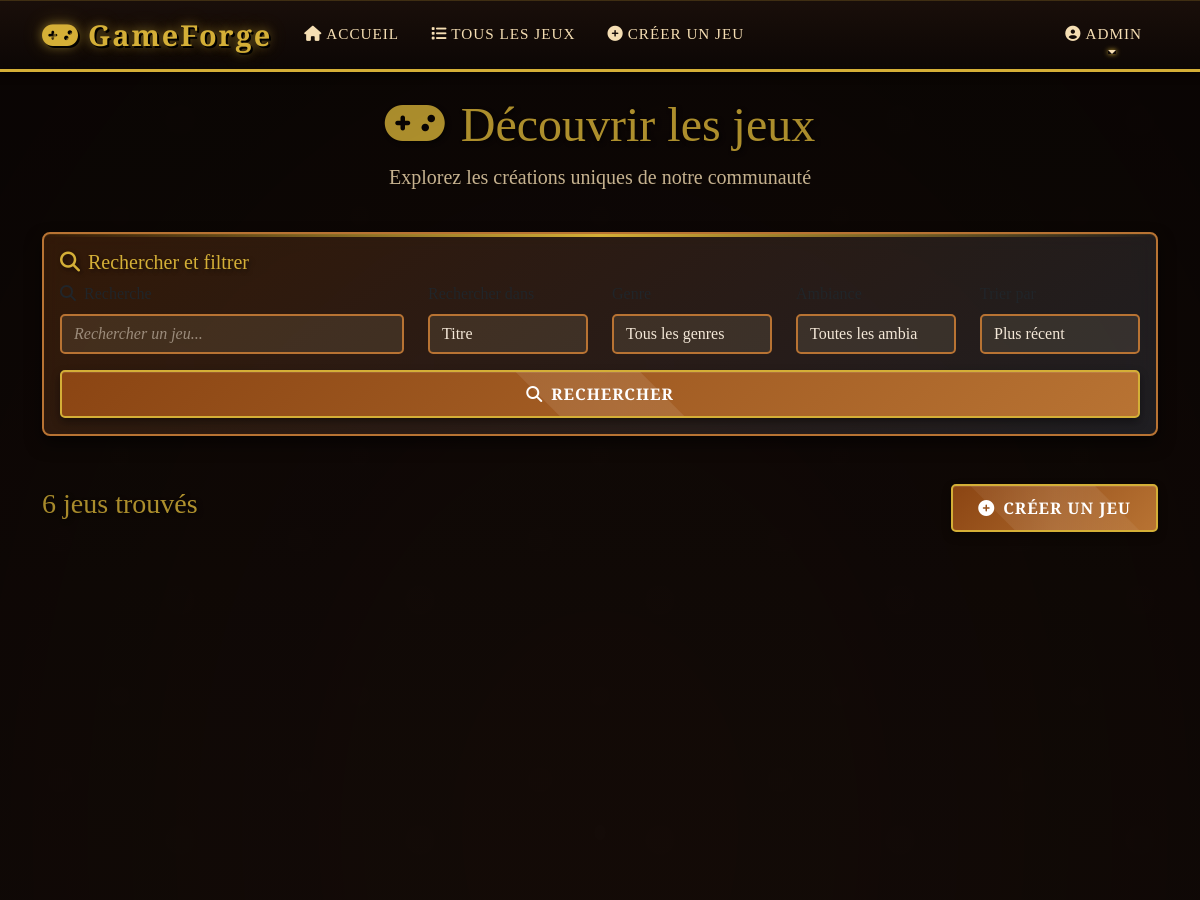
The page /games/ (signed in, upper part) on the database as committed earlier.
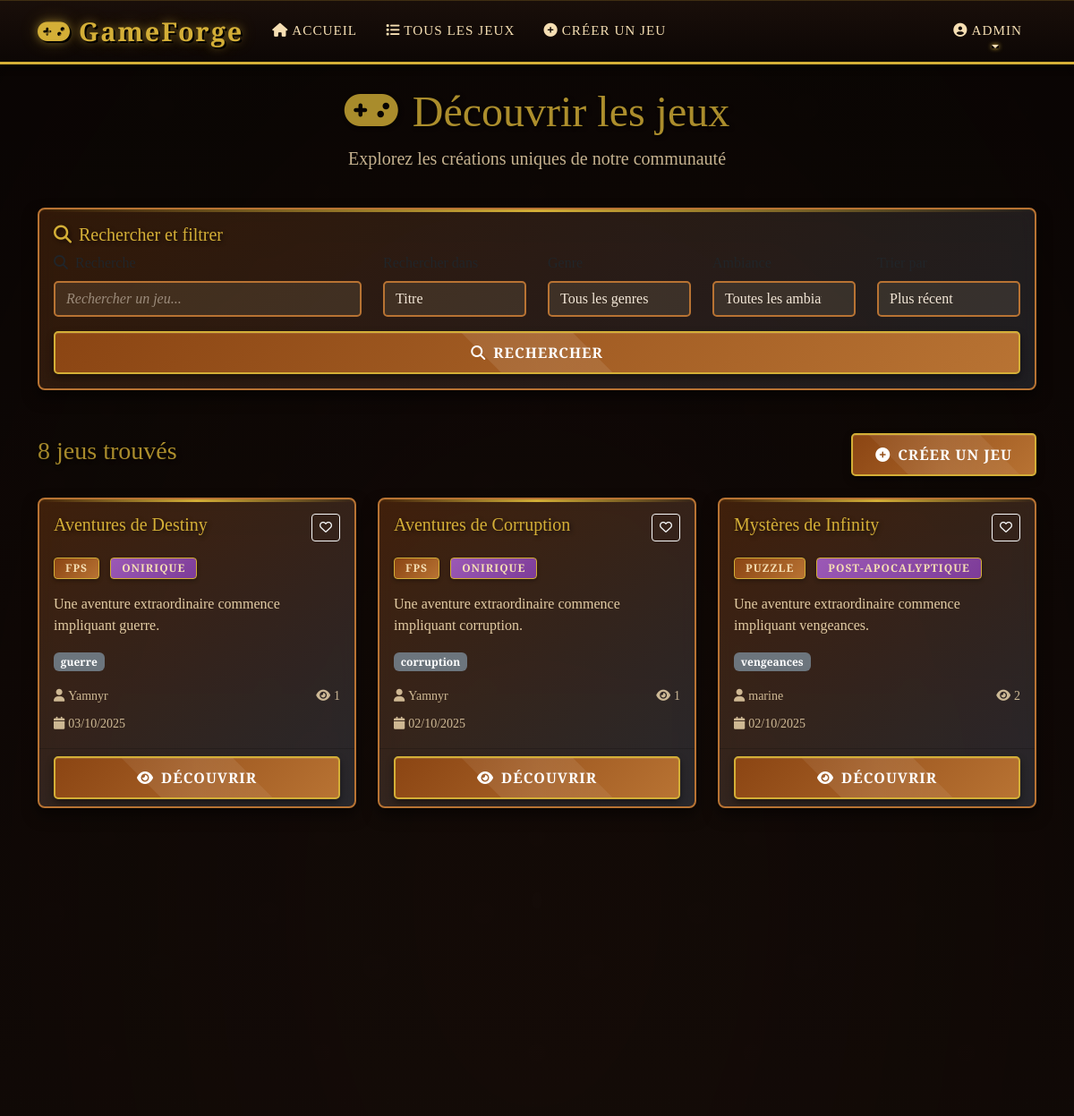
The same page on the database as committed later.
### games/models.py (models this page shows, shortened)
class Game(models.Model):
    GENRE_CHOICES = [
        ('RPG', 'RPG'),
        ('FPS', 'FPS'),
        ('METROIDVANIA', 'Metroidvania'),
        ('VISUAL_NOVEL', 'Visual Novel'),
        ('PLATFORMER', 'Platformer'),
        ('STRATEGY', 'Strategy'),
        ('PUZZLE', 'Puzzle'),
        ('ADVENTURE', 'Adventure'),
        ('SIMULATION', 'Simulation'),
        ('RACING', 'Racing'),
    ]
    AMBIANCE_CHOICES = [
        ('POST_APOCALYPTIC', 'Post-apocalyptique'),
        ('DREAMLIKE', 'Onirique'),
        ('CYBERPUNK', 'Cyberpunk'),
        ('DARK_FANTASY', 'Dark Fantasy'),
        ('MEDIEVAL', 'Médiéval'),
        ('SCI_FI', 'Science-Fiction'),
        ('HORROR', 'Horreur'),
        ('STEAMPUNK', 'Steampunk'),
        ('MODERN', 'Moderne'),
        ('FANTASY', 'Fantasy'),
    ]
    title = models.CharField(max_length=200, verbose_name="Titre du jeu")
    description = models.TextField(verbose_name="Description")
    creator = models.ForeignKey(User, on_delete=models.CASCADE, related_name='games')
    created_at = models.DateTimeField(default=timezone.now)
    updated_at = models.DateTimeField(auto_now=True)
    genre = models.CharField(max_length=20, choices=GENRE_CHOICES)
    ambiance = models.CharField(max_length=20, choices=AMBIANCE_CHOICES)
    keywords = models.TextField(help_text="Mots-clés séparés par des virgules")
    cultural_references = models.TextField(blank=True, help_text="Références culturelles (optionnel)")
    universe_description = models.TextField(blank=True, verbose_name="Description de l'univers")
    main_story = models.TextField(blank=True, verbose_name="Histoire principale")
    gameplay_mechanics = models.TextField(blank=True, verbose_name="Mécaniques de jeu")
    concept_art_character = models.ImageField(upload_to='concept_art/characters/', blank=True, null=True)
    concept_art_environment = models.ImageField(upload_to='concept_art/environments/', blank=True, null=True)
    is_public = models.BooleanField(default=True, verbose_name="Jeu public")
    views_count = models.PositiveIntegerField(default=0)
    class Meta:
        ordering = ['-created_at']
        verbose_name = "Jeu"
        verbose_name_plural = "Jeux"
    def get_keywords_list(self):
        return [keyword.strip() for keyword in self.keywords.split(',') if keyword.strip()]

### games/views.py (the view, shortened to what this page needs)
# urls.py: path('games/', views.GameListView.as_view(), name='game_list'),
class GameListView(ListView):
    model = Game
    template_name = 'games/game_list.html'
    context_object_name = 'games'
    paginate_by = 12
    def get_queryset(self):
        queryset = Game.objects.filter(is_public=True)
        form = GameSearchForm(self.request.GET)
        if form.is_valid():
            query = form.cleaned_data.get('query')
            search_in = form.cleaned_data.get('search_in')
            genre = form.cleaned_data.get('genre')
            ambiance = form.cleaned_data.get('ambiance')
            order_by = form.cleaned_data.get('order_by')
            if genre:
                queryset = queryset.filter(genre=genre)
            if ambiance:
                queryset = queryset.filter(ambiance=ambiance)
            if order_by:
                queryset = queryset.order_by(order_by)
        return queryset
    def get_context_data(self, **kwargs):
        context = super().get_context_data(**kwargs)
        context['search_form'] = GameSearchForm(self.request.GET)
        return context

### templates/games/game_list.html (shortened to what the changed rows need)
{% extends 'base.html' %}
{% block content %}
<div class="container mt-5 pt-5">
    <div class="row mb-4">
        <div class="col-12 text-center">
            <h1 class="display-5">
                <i class="fas fa-gamepad me-3"></i>Découvrir les jeux
            </h1>
        </div>
    </div>
    <div class="row mb-4">
        <div class="col-12">
            <div class="d-flex justify-content-between align-items-center">
                <h3>
                    {% if games %}
                        {{ page_obj.paginator.count }} jeu{{ page_obj.paginator.count|pluralize }} trouvé{{ page_obj.paginator.count|pluralize }}
                    {% else %}
                        Aucun jeu trouvé
                    {% endif %}
                </h3>
                {% if user.is_authenticated %}
                <a href="{% url 'create_game' %}" class="btn btn-primary">
                    <i class="fas fa-plus-circle me-2"></i>Créer un jeu
                </a>
                {% endif %}
            </div>
        </div>
    </div>
    {% if games %}
    <div class="row g-4">
        {% for game in games %}
        <div class="col-md-6 col-lg-4">
            <div class="card game-card h-100">
                <div class="card-body">
                    <div class="d-flex justify-content-between align-items-start mb-3">
                        <h5 class="card-title">{{ game.title }}</h5>
                        {% if user.is_authenticated %}
                        <button class="btn btn-sm btn-outline-light favorite-btn"
                                data-game-id="{{ game.id }}"
                                title="Ajouter aux favoris">
                            <i class="far fa-heart"></i>
                        </button>
                        {% endif %}
                    </div>
                    <div class="mb-3">
                        <span class="badge badge-genre me-2">{{ game.get_genre_display }}</span>
                        <span class="badge badge-ambiance">{{ game.get_ambiance_display }}</span>
                    </div>
                    <p class="card-text">{{ game.description|truncatewords:20 }}</p>
                    {% if game.get_keywords_list %}
                    <div class="mb-3">
                        {% for keyword in game.get_keywords_list|slice:":3" %}
                        <span class="badge bg-secondary me-1">{{ keyword }}</span>
                        {% endfor %}
                    </div>
                    {% endif %}
                    <div class="d-flex justify-content-between align-items-center">
                        <small class="text-muted">
                            <i class="fas fa-user me-1"></i>{{ game.creator.username }}
                        </small>
                        <small class="text-muted">
                            <i class="fas fa-eye me-1"></i>{{ game.views_count }}
                        </small>
                    </div>
                    <div class="mt-2">
                        <small class="text-muted">
                            <i class="fas fa-calendar me-1"></i>{{ game.created_at|date:"d/m/Y" }}
                        </small>
                    </div>
                </div>
                <div class="card-footer bg-transparent">
                    <a href="{% url 'game_detail' game.pk %}" class="btn btn-primary w-100">
                        <i class="fas fa-eye me-2"></i>Découvrir
                    </a>
                </div>
            </div>
        </div>
        {% endfor %}
    </div>
    {% endif %}
</div>
{% endblock %}

Rows that differ between the two databases and show on the page:
added Game: title "Aventures de Destiny", genre "FPS", ambiance "ONIRIQUE", description "Une aventure extraordinaire commence impliquant guerre.", get_keywords_list "guerre", creator.username "Yamnyr", views_count "1", created_at "03/10/2025"
added Game: title "Aventures de Corruption", genre "FPS", ambiance "ONIRIQUE", description "Une aventure extraordinaire commence impliquant corruption.", get_keywords_list "corruption", creator.username "Yamnyr", views_count "1", created_at "02/10/2025"
now on this page (row edited): Game: title "Mystères de Infinity", genre "PUZZLE", ambiance "POST-APOCALYPTIQUE", description "Une aventure extraordinaire commence impliquant vengeances.", get_keywords_list "vengeances", creator.username "marine", views_count "2", created_at "02/10/2025"
Other text that changed with them:
{{ page_obj.paginator.count }}: "6" → "8"
